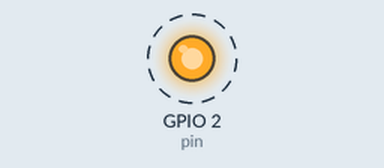
Recording of a program running on a simulated ESP8266 board running MicroPython. Parts: output pins drawn as LEDs (lit = HIGH). Dashed ring = blinking. At 5.0 s the program stops and its outputs stay as they are.

Above: at 0.5 s.
Timing chart, 0 to 4.6 s (numbered marks = the images above):
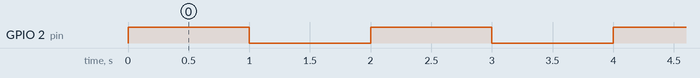

Measured:
- by itself, GPIO 2 (pin): alternates HIGH for 1.0 s and LOW for 1.0 s, 5 changes in all, then stays HIGH

The program:

led.py
```python
import machine
import time
pin = machine.Pin(2, machine.Pin.OUT)

sleep_wait=1

pin.on()
time.sleep(sleep_wait)
pin.off()
time.sleep(sleep_wait)

#pin.on()
pin.value(1) # off
time.sleep(sleep_wait)
#pin.off()
pin.value(0) # on, test ok
time.sleep(sleep_wait)


pin.value(1)
time.sleep(sleep_wait)
```
